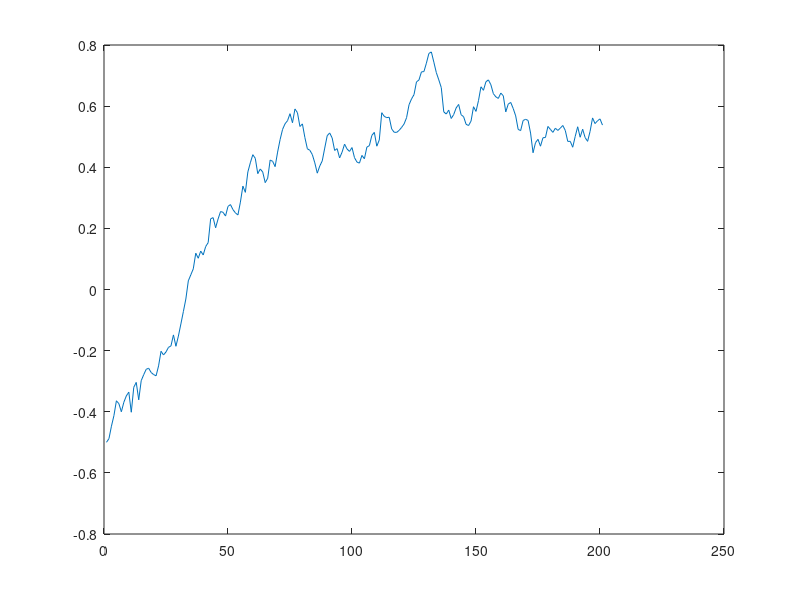
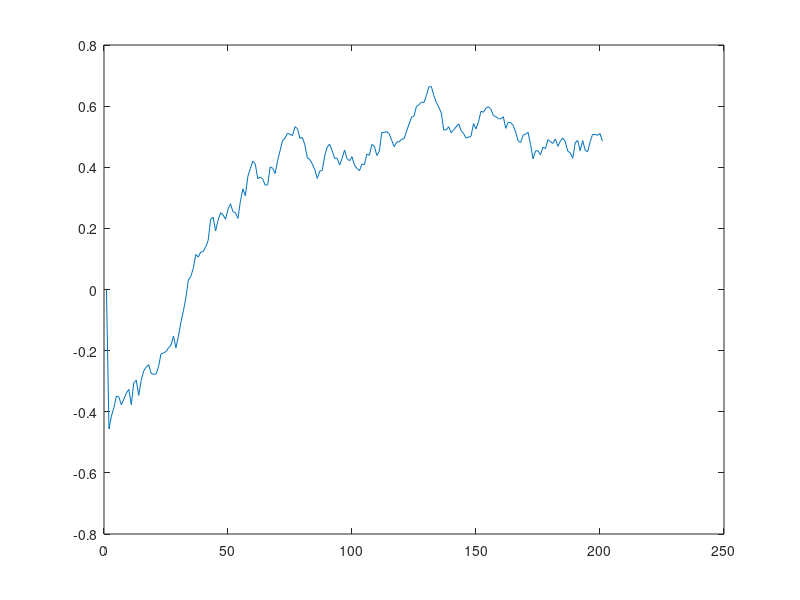

These figures' MATLAB source, in order: (Note: this script raises an error after producing the figures.)
%%%%%%%%%%%%%%%%%%%%%%%%%%%%%%%%%%%%%%%%%%%%%%%%%%%%%%%%%%%%%%%%%%%%%%%%%%%%%%%%%%%%%%%%%%%%%
%                                      Spline Filter                                        %
%%%%%%%%%%%%%%%%%%%%%%%%%%%%%%%%%%%%%%%%%%%%%%%%%%%%%%%%%%%%%%%%%%%%%%%%%%%%%%%%%%%%%%%%%%%%%
%                   S.Rajiv, B. Balaji, R.Tharmarasa,  and T.Kirubarajan                    %
%           ECE Dept., McMaster University, Hamilton, Ontario, L8S 4K1, Canada.             %
%           sithirr@mcmaster.ca, tharman@grads.ece.mcmaster.ca, kiruba@mcmaster.ca          %
%                                                                                           %
%                                 B. Balaji and M.McDonald                                  %
%              Defence R&D Canada, 3701 Carling Avenue, Ottawa, ON K1A 0Z4, Canada.         %
%						   bhashyam.balaji@drdc-rddc.gc.ca                                  %
%                           mike.mcdonald@drdc-rddc.gc.ca                                   %
%                                                                                           %
%                                       M.Pelletier                                         %
%                           FLIR - Radars, Laval, QC, Canada.                               %
%                               Michel.Pelletier@flir.com                                   %
%%%%%%%%%%%%%%%%%%%%%%%%%%%%%%%%%%%%%%%%%%%%%%%%%%%%%%%%%%%%%%%%%%%%%%%%%%%%%%%%%%%%%%%%%%%%%
function MyTrial()

clear all;
close all;

%Signal Part

USE_ONLY_SIGNIFICANYT_POINTS = 0;
dt=0.01;
X0=-0.50;
NTsteps=200;
X1(1:NTsteps+1)=0;
X1(1)=X0;
sigma_x=0.3;
for ii=1:NTsteps
    Winc=sqrt(dt)*randn;
    fx1=1.2*cos(3*X1(ii));
    gx1=sigma_x;
    X1(ii+1)=X1(ii)+dt*fx1+Winc*gx1;
end
figure(1);
plot(X1)
%Measurement Part: Continuous-Discrete Model

cdY0=0;
cdY1(1:NTsteps+1)=0;
cdY1(1)=cdY0;
cdsigma_y1=0.05; %0.05, 0.0125 in C-C
for ii=1:NTsteps
    cdWincy=sqrt(dt)*randn;
    %cdf1=X1(ii+1);
    cdgy1=cdsigma_y1;
    cdY1(ii+1)=atan(X1(ii+1))+cdgy1*cdWincy;
end
figure(3);
plot(cdY1)

% Compute the transition probability density

dx1=0.01;
X1lims=-1.5:dx1:1.5;

lx1=length(X1lims);

r=0.5; %Symmetric discretization

for ii=1:lx1
    for jj=1:lx1
        x=X1lims(ii);
        y=X1lims(jj);
        X1r=X1lims(jj)+r*(X1lims(ii)-X1lims(jj));
        P(jj,ii)=(1./(sqrt(2*pi*dt)*sigma_x)).*...
            exp(-0.5*dt*(1/sigma_x^2)*( (x-y)./dt-1.2*cos(3*X1r)).^2+...
            r*dt*3.6*sin(3*X1r));
    end
end
% P(jj,ii) is the probability of going from jj to ii.
% Coverting Transition Probability to a 2D Spline
% The values of x are stored in X1lims vector and the transiiton
% probabilites are stored in P matrix.
% Points ={X1lims,X1lims};

%definingtransitionsplines;
for ii = 1: lx1
    Pnorm(ii,:) = P(ii,:)/sum(P(ii,:));
end
for tt = 1:lx1
    if USE_ONLY_SIGNIFICANYT_POINTS == 1
        [sign_points] = find_significant_points(Pnorm(:,tt), lx1);
    else
        sign_points = 1:lx1;
    end
    Probability(tt) = spaps(X1lims(sign_points), Pnorm(sign_points,tt), 1e-10);    
end
%Here we are essentially trying to multiply the Transition probabilty
%spline with the prior.

%Initialize pdf
%This part is spline version.
t(1:lx1)=1;
% the prior is the first rox of t matrix as it represents
prior = spaps(X1lims, t(1,:), 1e-10);
%for ss = 1:NTsteps
%  multiplyingpriorandtransition;
predicted = prior;
for kk = 1:NTsteps
    for uu = 1: lx1
        tpred(uu)= fncmb( predicted ,'*', Probability(uu));
        predsum(uu) = fnval(fnint(tpred(uu)), tpred(uu).breaks(end));
    end

    predsumforplot = predsum.';

    predictedval = predsumforplot/sum(predsumforplot*dx1);
    if USE_ONLY_SIGNIFICANYT_POINTS == 1
        sign_points = find_significant_points(predictedval', lx1);
    else
        sign_points = 1:lx1;
    end
    predicted = spaps(X1lims(sign_points),predictedval(sign_points), 1e-20);

    Corr=(1/(sqrt(2*pi)*cdsigma_y1))*exp(-(1/(2*cdsigma_y1^2))*(cdY1(kk+1)-atan(X1lims)).^2);
    if USE_ONLY_SIGNIFICANYT_POINTS == 1
        sign_points = find_significant_points(Corr, lx1);
    else
        sign_points = 1:lx1;
    end
    likelihoodDistribution = spaps(X1lims(sign_points), Corr(sign_points), 1e-10);
    updatedPDF(kk) = fncmb(predicted, '*', likelihoodDistribution);
    cum_pro = fnval(fnint(updatedPDF(kk)), updatedPDF(kk).breaks(end));    
    updatedPDF(kk).coefs = updatedPDF(kk).coefs/cum_pro;
    predicted = updatedPDF(kk);
end

%The correction part has to come in here.



% To normalize the predicted values to accomodate for the transition
% probability matrix having values greater than one.


%Original from Balaji paper
u(1:NTsteps,1:lx1)=1;

for kk=1:NTsteps
    upred=P(:,:)*u(kk,:).'*dx1; %Prediction
    Corr=(1/(sqrt(2*pi)*cdsigma_y1))*exp(-(1/(2*cdsigma_y1^2))*(cdY1(kk+1)-atan(X1lims)).^2);
    ucorr=Corr.*upred.'; %Correction
    u(kk+1,:)=ucorr/(sum(ucorr*dx1)); %Normalized
end

figure
fnplt(updatedPDF(NTsteps));
hold on
plot(X1lims,u(kk+1,:),'r');
legend('Spline', 'Numerical')

%Conditional Mean

for ll=1:NTsteps
X1mean(ll)=dot(squeeze(u(ll,:)),X1lims)*dx1;
X2mean(ll) = 0;
for ii = 1:lx1
    X2mean(ll) = X2mean(ll) + dot(fnval(updatedPDF(ll), updatedPDF(ll).breaks(ii)),X1lims(ii));
end
X2mean(ll) = X2mean(ll)*dx1;
end

figure(4);
plot(1:NTsteps,X1(2:end),'-',1:NTsteps,X1mean,'o',1:NTsteps,X2mean,'r');
legend('Truth','Numerical','Spline')

end 

function [sign_points] = find_significant_points(P, lx1)

sign_points = find(P > 0.01);
if sign_points(1) > 2
    sign_points = [floor(sign_points(1)/2) sign_points];
end
if isempty(sign_points == 1)
    sign_points = [1 sign_points];
end
if sign_points(end) < lx1-2
    sign_points = [sign_points ceil((lx1 + sign_points(end))/2)];
end
if isempty(sign_points == lx1)
    sign_points = [sign_points lx1];
end

end
